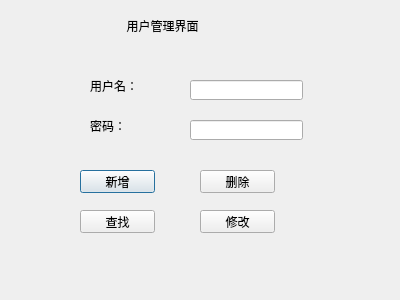
<?xml version="1.0" encoding="UTF-8"?>
<ui version="4.0">
 <class>Managelogin</class>
 <widget class="QDialog" name="Managelogin">
  <property name="geometry">
   <rect>
    <x>0</x>
    <y>0</y>
    <width>400</width>
    <height>300</height>
   </rect>
  </property>
  <property name="windowTitle">
   <string>登陆管理</string>
  </property>
  <widget class="QPushButton" name="pushButton">
   <property name="geometry">
    <rect>
     <x>80</x>
     <y>170</y>
     <width>75</width>
     <height>23</height>
    </rect>
   </property>
   <property name="text">
    <string>新增</string>
   </property>
  </widget>
  <widget class="QPushButton" name="pushButton_2">
   <property name="geometry">
    <rect>
     <x>200</x>
     <y>170</y>
     <width>75</width>
     <height>23</height>
    </rect>
   </property>
   <property name="text">
    <string>删除</string>
   </property>
  </widget>
  <widget class="QPushButton" name="pushButton_3">
   <property name="geometry">
    <rect>
     <x>80</x>
     <y>210</y>
     <width>75</width>
     <height>23</height>
    </rect>
   </property>
   <property name="text">
    <string>查找</string>
   </property>
  </widget>
  <widget class="QPushButton" name="pushButton_4">
   <property name="geometry">
    <rect>
     <x>200</x>
     <y>210</y>
     <width>75</width>
     <height>23</height>
    </rect>
   </property>
   <property name="text">
    <string>修改</string>
   </property>
  </widget>
  <widget class="QLabel" name="label">
   <property name="geometry">
    <rect>
     <x>90</x>
     <y>80</y>
     <width>54</width>
     <height>12</height>
    </rect>
   </property>
   <property name="text">
    <string>用户名：</string>
   </property>
  </widget>
  <widget class="QLabel" name="label_2">
   <property name="geometry">
    <rect>
     <x>90</x>
     <y>120</y>
     <width>54</width>
     <height>12</height>
    </rect>
   </property>
   <property name="text">
    <string>密码：</string>
   </property>
  </widget>
  <widget class="QLineEdit" name="username">
   <property name="geometry">
    <rect>
     <x>190</x>
     <y>80</y>
     <width>113</width>
     <height>20</height>
    </rect>
   </property>
  </widget>
  <widget class="QLineEdit" name="password">
   <property name="geometry">
    <rect>
     <x>190</x>
     <y>120</y>
     <width>113</width>
     <height>20</height>
    </rect>
   </property>
  </widget>
  <widget class="QLabel" name="label_3">
   <property name="geometry">
    <rect>
     <x>100</x>
     <y>10</y>
     <width>201</width>
     <height>31</height>
    </rect>
   </property>
   <property name="text">
    <string>        用户管理界面</string>
   </property>
  </widget>
 </widget>
 <resources/>
 <connections/>
</ui>
